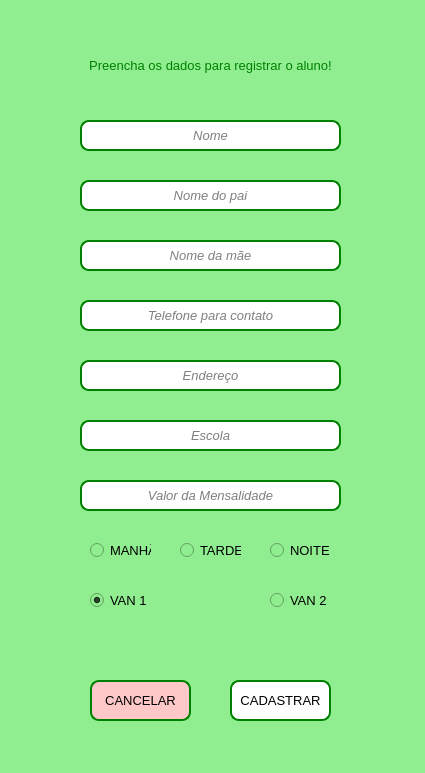
<?xml version="1.0" encoding="UTF-8"?>
<ui version="4.0">
 <class>MainWindow</class>
 <widget class="QMainWindow" name="MainWindow">
  <property name="geometry">
   <rect>
    <x>0</x>
    <y>0</y>
    <width>425</width>
    <height>773</height>
   </rect>
  </property>
  <property name="sizePolicy">
   <sizepolicy hsizetype="Ignored" vsizetype="Ignored">
    <horstretch>0</horstretch>
    <verstretch>0</verstretch>
   </sizepolicy>
  </property>
  <property name="minimumSize">
   <size>
    <width>425</width>
    <height>773</height>
   </size>
  </property>
  <property name="maximumSize">
   <size>
    <width>425</width>
    <height>773</height>
   </size>
  </property>
  <property name="windowTitle">
   <string>Tela de Inserção de Aluno</string>
  </property>
  <property name="styleSheet">
   <string notr="true">background-color:lightgreen;</string>
  </property>
  <widget class="QWidget" name="centralwidget">
   <widget class="QLineEdit" name="lineEdit_nome">
    <property name="geometry">
     <rect>
      <x>80</x>
      <y>120</y>
      <width>261</width>
      <height>31</height>
     </rect>
    </property>
    <property name="font">
     <font>
      <pointsize>10</pointsize>
      <italic>true</italic>
      <underline>false</underline>
      <strikeout>false</strikeout>
     </font>
    </property>
    <property name="mouseTracking">
     <bool>true</bool>
    </property>
    <property name="tabletTracking">
     <bool>true</bool>
    </property>
    <property name="focusPolicy">
     <enum>Qt::StrongFocus</enum>
    </property>
    <property name="styleSheet">
     <string notr="true">background-color:white; border: 2px solid green; border-radius: 9px;</string>
    </property>
    <property name="alignment">
     <set>Qt::AlignCenter</set>
    </property>
    <property name="placeholderText">
     <string notr="true">Nome</string>
    </property>
    <property name="clearButtonEnabled">
     <bool>false</bool>
    </property>
   </widget>
   <widget class="QLineEdit" name="lineEdit_telefone">
    <property name="geometry">
     <rect>
      <x>80</x>
      <y>300</y>
      <width>261</width>
      <height>31</height>
     </rect>
    </property>
    <property name="font">
     <font>
      <pointsize>10</pointsize>
      <italic>true</italic>
      <underline>false</underline>
      <strikeout>false</strikeout>
     </font>
    </property>
    <property name="mouseTracking">
     <bool>true</bool>
    </property>
    <property name="tabletTracking">
     <bool>true</bool>
    </property>
    <property name="focusPolicy">
     <enum>Qt::StrongFocus</enum>
    </property>
    <property name="styleSheet">
     <string notr="true">background-color:white; border: 2px solid green; border-radius: 9px;</string>
    </property>
    <property name="echoMode">
     <enum>QLineEdit::Normal</enum>
    </property>
    <property name="alignment">
     <set>Qt::AlignCenter</set>
    </property>
    <property name="placeholderText">
     <string>Telefone para contato</string>
    </property>
    <property name="clearButtonEnabled">
     <bool>false</bool>
    </property>
   </widget>
   <widget class="QPushButton" name="pushButton_cadastrar">
    <property name="geometry">
     <rect>
      <x>230</x>
      <y>680</y>
      <width>101</width>
      <height>41</height>
     </rect>
    </property>
    <property name="font">
     <font>
      <pointsize>10</pointsize>
     </font>
    </property>
    <property name="cursor">
     <cursorShape>PointingHandCursor</cursorShape>
    </property>
    <property name="styleSheet">
     <string notr="true">background-color:white; border: 2px solid green; border-radius: 9px;</string>
    </property>
    <property name="text">
     <string>CADASTRAR</string>
    </property>
   </widget>
   <widget class="QLabel" name="label_aviso">
    <property name="geometry">
     <rect>
      <x>80</x>
      <y>620</y>
      <width>261</width>
      <height>51</height>
     </rect>
    </property>
    <property name="font">
     <font>
      <pointsize>10</pointsize>
     </font>
    </property>
    <property name="styleSheet">
     <string notr="true">color: green;</string>
    </property>
    <property name="text">
     <string/>
    </property>
    <property name="alignment">
     <set>Qt::AlignCenter</set>
    </property>
   </widget>
   <widget class="QLineEdit" name="lineEdit_nomePai">
    <property name="geometry">
     <rect>
      <x>80</x>
      <y>180</y>
      <width>261</width>
      <height>31</height>
     </rect>
    </property>
    <property name="font">
     <font>
      <pointsize>10</pointsize>
      <italic>true</italic>
      <underline>false</underline>
      <strikeout>false</strikeout>
     </font>
    </property>
    <property name="mouseTracking">
     <bool>true</bool>
    </property>
    <property name="tabletTracking">
     <bool>true</bool>
    </property>
    <property name="focusPolicy">
     <enum>Qt::StrongFocus</enum>
    </property>
    <property name="styleSheet">
     <string notr="true">background-color:white; border: 2px solid green; border-radius: 9px;</string>
    </property>
    <property name="alignment">
     <set>Qt::AlignCenter</set>
    </property>
    <property name="placeholderText">
     <string notr="true">Nome do pai</string>
    </property>
    <property name="clearButtonEnabled">
     <bool>false</bool>
    </property>
   </widget>
   <widget class="QLineEdit" name="lineEdit_nomeMae">
    <property name="geometry">
     <rect>
      <x>80</x>
      <y>240</y>
      <width>261</width>
      <height>31</height>
     </rect>
    </property>
    <property name="font">
     <font>
      <pointsize>10</pointsize>
      <italic>true</italic>
      <underline>false</underline>
      <strikeout>false</strikeout>
     </font>
    </property>
    <property name="mouseTracking">
     <bool>true</bool>
    </property>
    <property name="tabletTracking">
     <bool>true</bool>
    </property>
    <property name="focusPolicy">
     <enum>Qt::StrongFocus</enum>
    </property>
    <property name="styleSheet">
     <string notr="true">background-color:white; border: 2px solid green; border-radius: 9px;</string>
    </property>
    <property name="echoMode">
     <enum>QLineEdit::Normal</enum>
    </property>
    <property name="alignment">
     <set>Qt::AlignCenter</set>
    </property>
    <property name="placeholderText">
     <string notr="true">Nome da mãe</string>
    </property>
    <property name="clearButtonEnabled">
     <bool>false</bool>
    </property>
   </widget>
   <widget class="QLabel" name="label">
    <property name="geometry">
     <rect>
      <x>80</x>
      <y>50</y>
      <width>261</width>
      <height>31</height>
     </rect>
    </property>
    <property name="font">
     <font>
      <pointsize>10</pointsize>
      <weight>50</weight>
      <italic>false</italic>
      <bold>false</bold>
     </font>
    </property>
    <property name="cursor">
     <cursorShape>IBeamCursor</cursorShape>
    </property>
    <property name="styleSheet">
     <string notr="true">color:green;</string>
    </property>
    <property name="text">
     <string>Preencha os dados para registrar o aluno!</string>
    </property>
    <property name="alignment">
     <set>Qt::AlignCenter</set>
    </property>
   </widget>
   <widget class="QPushButton" name="pushButton_cancelar">
    <property name="geometry">
     <rect>
      <x>90</x>
      <y>680</y>
      <width>101</width>
      <height>41</height>
     </rect>
    </property>
    <property name="font">
     <font>
      <pointsize>10</pointsize>
     </font>
    </property>
    <property name="cursor">
     <cursorShape>PointingHandCursor</cursorShape>
    </property>
    <property name="styleSheet">
     <string notr="true">border: 2px solid green; border-radius: 9px;
background-color: rgb(255, 200, 200);</string>
    </property>
    <property name="text">
     <string>CANCELAR</string>
    </property>
   </widget>
   <widget class="QLineEdit" name="lineEdit_endereco">
    <property name="geometry">
     <rect>
      <x>80</x>
      <y>360</y>
      <width>261</width>
      <height>31</height>
     </rect>
    </property>
    <property name="font">
     <font>
      <pointsize>10</pointsize>
      <italic>true</italic>
      <underline>false</underline>
      <strikeout>false</strikeout>
     </font>
    </property>
    <property name="mouseTracking">
     <bool>true</bool>
    </property>
    <property name="tabletTracking">
     <bool>true</bool>
    </property>
    <property name="focusPolicy">
     <enum>Qt::StrongFocus</enum>
    </property>
    <property name="styleSheet">
     <string notr="true">background-color:white; border: 2px solid green; border-radius: 9px;</string>
    </property>
    <property name="text">
     <string/>
    </property>
    <property name="alignment">
     <set>Qt::AlignCenter</set>
    </property>
    <property name="placeholderText">
     <string notr="true">Endereço</string>
    </property>
    <property name="clearButtonEnabled">
     <bool>false</bool>
    </property>
   </widget>
   <widget class="QLineEdit" name="lineEdit_escola">
    <property name="geometry">
     <rect>
      <x>80</x>
      <y>420</y>
      <width>261</width>
      <height>31</height>
     </rect>
    </property>
    <property name="font">
     <font>
      <pointsize>10</pointsize>
      <italic>true</italic>
      <underline>false</underline>
      <strikeout>false</strikeout>
     </font>
    </property>
    <property name="mouseTracking">
     <bool>true</bool>
    </property>
    <property name="tabletTracking">
     <bool>true</bool>
    </property>
    <property name="focusPolicy">
     <enum>Qt::StrongFocus</enum>
    </property>
    <property name="styleSheet">
     <string notr="true">background-color:white; border: 2px solid green; border-radius: 9px;</string>
    </property>
    <property name="alignment">
     <set>Qt::AlignCenter</set>
    </property>
    <property name="placeholderText">
     <string notr="true">Escola</string>
    </property>
    <property name="clearButtonEnabled">
     <bool>false</bool>
    </property>
   </widget>
   <widget class="QRadioButton" name="radioButton_van1">
    <property name="geometry">
     <rect>
      <x>90</x>
      <y>590</y>
      <width>61</width>
      <height>21</height>
     </rect>
    </property>
    <property name="font">
     <font>
      <pointsize>10</pointsize>
     </font>
    </property>
    <property name="cursor">
     <cursorShape>PointingHandCursor</cursorShape>
    </property>
    <property name="text">
     <string>VAN 1</string>
    </property>
    <property name="checked">
     <bool>true</bool>
    </property>
    <property name="autoExclusive">
     <bool>true</bool>
    </property>
   </widget>
   <widget class="QRadioButton" name="radioButton_van2">
    <property name="geometry">
     <rect>
      <x>270</x>
      <y>590</y>
      <width>61</width>
      <height>21</height>
     </rect>
    </property>
    <property name="font">
     <font>
      <pointsize>10</pointsize>
     </font>
    </property>
    <property name="cursor">
     <cursorShape>PointingHandCursor</cursorShape>
    </property>
    <property name="text">
     <string>VAN 2</string>
    </property>
    <property name="autoExclusive">
     <bool>true</bool>
    </property>
   </widget>
   <widget class="QRadioButton" name="radioButton_tarde">
    <property name="geometry">
     <rect>
      <x>180</x>
      <y>540</y>
      <width>61</width>
      <height>21</height>
     </rect>
    </property>
    <property name="font">
     <font>
      <pointsize>10</pointsize>
     </font>
    </property>
    <property name="cursor">
     <cursorShape>PointingHandCursor</cursorShape>
    </property>
    <property name="text">
     <string>TARDE</string>
    </property>
    <property name="autoExclusive">
     <bool>false</bool>
    </property>
   </widget>
   <widget class="QRadioButton" name="radioButton_manha">
    <property name="geometry">
     <rect>
      <x>90</x>
      <y>540</y>
      <width>61</width>
      <height>21</height>
     </rect>
    </property>
    <property name="font">
     <font>
      <pointsize>10</pointsize>
     </font>
    </property>
    <property name="cursor">
     <cursorShape>PointingHandCursor</cursorShape>
    </property>
    <property name="text">
     <string>MANHÃ</string>
    </property>
    <property name="autoExclusive">
     <bool>false</bool>
    </property>
   </widget>
   <widget class="QRadioButton" name="radioButton_noite">
    <property name="geometry">
     <rect>
      <x>270</x>
      <y>540</y>
      <width>61</width>
      <height>21</height>
     </rect>
    </property>
    <property name="font">
     <font>
      <pointsize>10</pointsize>
     </font>
    </property>
    <property name="cursor">
     <cursorShape>PointingHandCursor</cursorShape>
    </property>
    <property name="text">
     <string>NOITE</string>
    </property>
    <property name="autoExclusive">
     <bool>false</bool>
    </property>
   </widget>
   <widget class="QLineEdit" name="lineEdit_mensalidade">
    <property name="geometry">
     <rect>
      <x>80</x>
      <y>480</y>
      <width>261</width>
      <height>31</height>
     </rect>
    </property>
    <property name="font">
     <font>
      <pointsize>10</pointsize>
      <italic>true</italic>
      <underline>false</underline>
      <strikeout>false</strikeout>
     </font>
    </property>
    <property name="mouseTracking">
     <bool>true</bool>
    </property>
    <property name="tabletTracking">
     <bool>true</bool>
    </property>
    <property name="focusPolicy">
     <enum>Qt::StrongFocus</enum>
    </property>
    <property name="styleSheet">
     <string notr="true">background-color:white; border: 2px solid green; border-radius: 9px;</string>
    </property>
    <property name="inputMask">
     <string/>
    </property>
    <property name="text">
     <string/>
    </property>
    <property name="maxLength">
     <number>32767</number>
    </property>
    <property name="alignment">
     <set>Qt::AlignCenter</set>
    </property>
    <property name="placeholderText">
     <string notr="true">Valor da Mensalidade</string>
    </property>
    <property name="clearButtonEnabled">
     <bool>false</bool>
    </property>
   </widget>
  </widget>
  <widget class="QStatusBar" name="statusbar"/>
 </widget>
 <tabstops>
  <tabstop>lineEdit_nome</tabstop>
  <tabstop>lineEdit_nomePai</tabstop>
  <tabstop>lineEdit_nomeMae</tabstop>
  <tabstop>lineEdit_telefone</tabstop>
  <tabstop>lineEdit_endereco</tabstop>
  <tabstop>lineEdit_escola</tabstop>
  <tabstop>lineEdit_mensalidade</tabstop>
  <tabstop>radioButton_manha</tabstop>
  <tabstop>radioButton_tarde</tabstop>
  <tabstop>radioButton_noite</tabstop>
  <tabstop>radioButton_van1</tabstop>
  <tabstop>radioButton_van2</tabstop>
  <tabstop>pushButton_cancelar</tabstop>
  <tabstop>pushButton_cadastrar</tabstop>
 </tabstops>
 <resources/>
 <connections/>
</ui>
